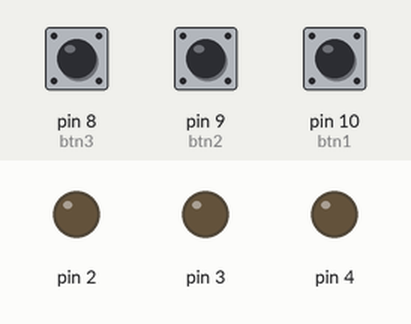
Recording of a sketch running on a simulated Arduino Uno, built with avr-gcc and run on an emulated ATmega328P. On the bench: output pins drawn as LEDs (lit = HIGH). Dashed ring = blinking. The inputs (shaded band) are chosen by the test bench; at power-on: pin 8 (btn3) HIGH, pin 9 (btn2) HIGH, pin 10 (btn1) HIGH.

Above: at 1.2 s.
1.3 s: pin 8 (btn3) pulled LOW for 0.15 s
At 1.9 s:
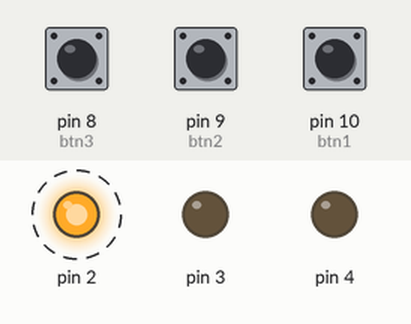
4.4 s: pin 9 (btn2) pulled LOW for 0.15 s
At 4.75 s:
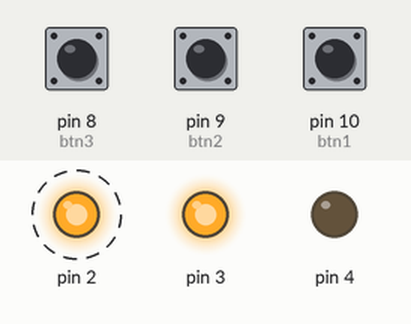
7.4 s: pin 10 (btn1) pulled LOW for 0.15 s
At 7.77 s:
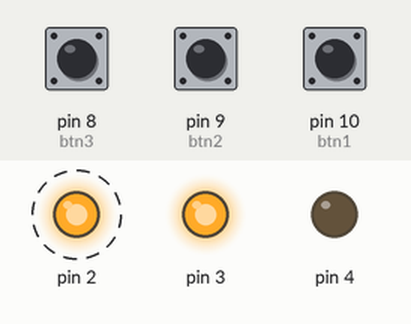
10.4 s: pin 10 (btn1) pulled LOW for 3.2 s
At 10.9 s:
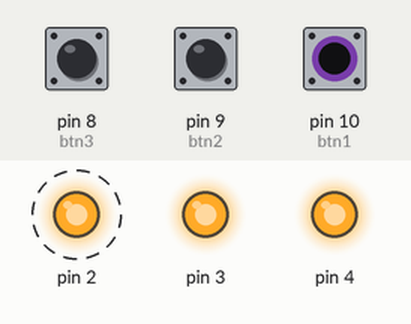
15.1 s: pin 8 (btn3) pulled LOW for 1 s
At 15.1 s:
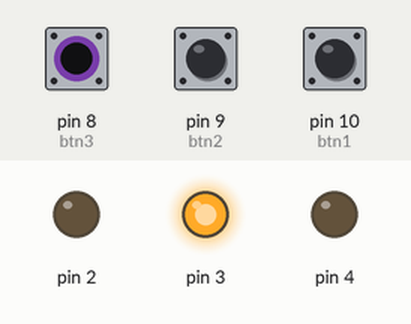
17.6 s: pin 9 (btn2) driven LOW and pin 10 (btn1) driven LOW
At 17.9 s:
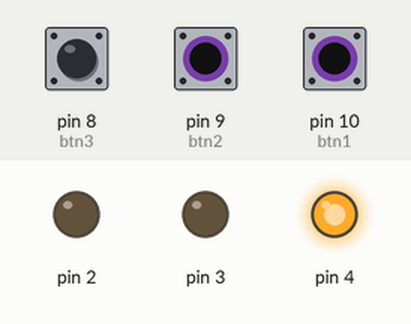
Timing chart, 0 to 20.1 s (numbered marks = the images above; inputs shaded):
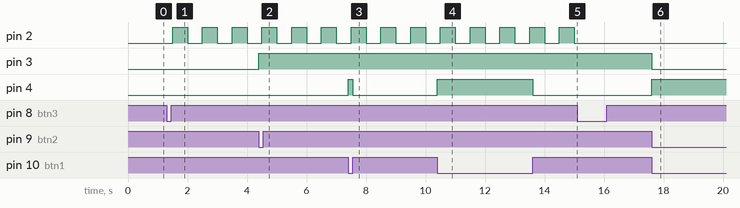

The sketch:

app.ino
```cpp
#include "Led.h"
#include "Button.h"
#include <SimpleTimer.h>

SimpleTimer timer;

Led led1(4);
Led led2(3);
Led led3(2);
Button btn1(10);
Button btn2(9);
Button btn3(8);

bool blinkPlay = false;  // 블링크 중인지 여부, 디폴트는 중지
int blinkTimer = -1; // 블링크용 타이머 ID

void led2OnOff() {
    led2.toggle();
}

void led3Blink() {
    led3.toggle();
}

void led3BlinkControl() {
    blinkPlay = !blinkPlay;  //상태반전
    if(!blinkPlay) {         // 이제 블링크 중지면
        led3.off();
    }
    timer.toggle(blinkTimer);  // 타이머 활성/비활성 토클
}


void setup() {
    Serial.begin(9600);
    btn2.setCallback(led2OnOff);
    btn3.setCallback(led3BlinkControl);
    blinkTimer = timer.setInterval(500, led3Blink);
    timer.disable(blinkTimer); // 타이머 중지 상태로 시작
}

void loop()
{
    timer.run();
    led1.set(btn1.read());
    btn2.check();  // 에지(Falling)가 발생했는지 체크
    btn3.check();
}
```

Button.cpp
```cpp
#include "Button.h"

Button::Button(int pin) : pin(pin){
    pinMode(pin, INPUT_PULLUP);
    state_previous = true; // 디폴트 상태가 HIGH.
    callback = NULL;
}

int Button::read() {
    return !digitalRead(pin); // 풀업이라 반전
    // 실제 하드웨어는 pullup, 소프트웨어에선 pulldown형식으로 운영하기 위해 반전
}

void Button::setCallback(void (*callback)()) {
    this->callback = callback;
}

int Button::check() {
    state_current = digitalRead(pin);
    if(!state_current) { //누른경우
        if(state_previous == true) {
            state_previous = false;
            //버튼을 누른 시점에서 해야할 작업
            // work();  // timer.setInterval(100, work); // work: 함수에 대한 포인터
            if (callback != NULL) {
                callback();
            }
        }
        delay(5);
    } else {
        state_previous = true;
    }
}
```

Button.h
```cpp
#pragma once

#include <Arduino.h>

class Button {
protected:
    int pin;
    bool state_previous = true;
    bool state_current;
    void (*callback)();

public:
    Button(int pin);
    int read();
    void setCallback(void (*callback)()); // 매개변수가 return 타입이 void인 함수의 대한 포인터 전달 받음.
    int check();
};
```

Led.cpp
```cpp
#include "Led.h"


Led::Led(int pin) : pin(pin){
    pinMode(pin, OUTPUT);
}

void Led::on(){
    digitalWrite(pin, HIGH);
}

void Led::off(){
    digitalWrite(pin, LOW);
}

void Led::toggle(){
    int state = digitalRead(pin);
    digitalWrite(pin, !state);
}

void Led::set(int value){
    digitalWrite(pin, value);
}
```

Led.h
```cpp
#pragma once

#include <Arduino.h>

class Led {  // Digital Device
protected:
    int pin;

public:
    Led(int pin);
    void on();
    void off();
    void toggle();
    void set(int value);
};
```

Measured:
- after the input at 1.3 s, pin 2: alternates HIGH for 0.50 s and LOW for 0.50 s, starting after 0.20 s
- after the input at 4.4 s, pin 3: LOW → HIGH at once
- after the input at 7.4 s, pin 4: LOW → HIGH at once, → LOW 0.15 s later
- after the input at 10.4 s, pin 4: LOW → HIGH at once, → LOW 3.2 s later
- after the input at 15.1 s, pin 2: stops changing and stays LOW
- after the input at 17.6 s, pin 3: HIGH → LOW at once; pin 4: LOW → HIGH at once
